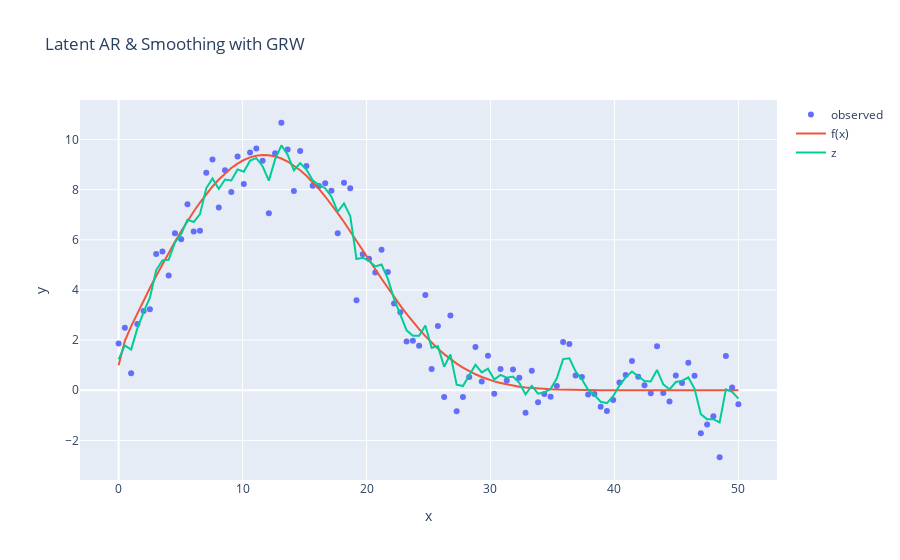

Here is the notebook cell this chart was saved with:
### Code cell
nsample, nchain = mcmc_samples[-1].shape[:2]

z = tf.reshape(tf.math.cumsum(mcmc_samples[-1], axis = -1), [nsample*nchain, -1])

fig = go.Figure()
fig.add_trace(go.Scatter(x=x, y=y, mode='markers', name='observed'))
fig.add_trace(go.Scatter(x=x, y=f, mode='lines', name='f(x)'))
fig.add_trace(go.Scatter(x=x, y=tf.reduce_mean(z, axis= 0), name= "z"))
fig.update_layout(xaxis_title= "x", yaxis_title= "y", title = "Latent AR & Smoothing with GRW")
